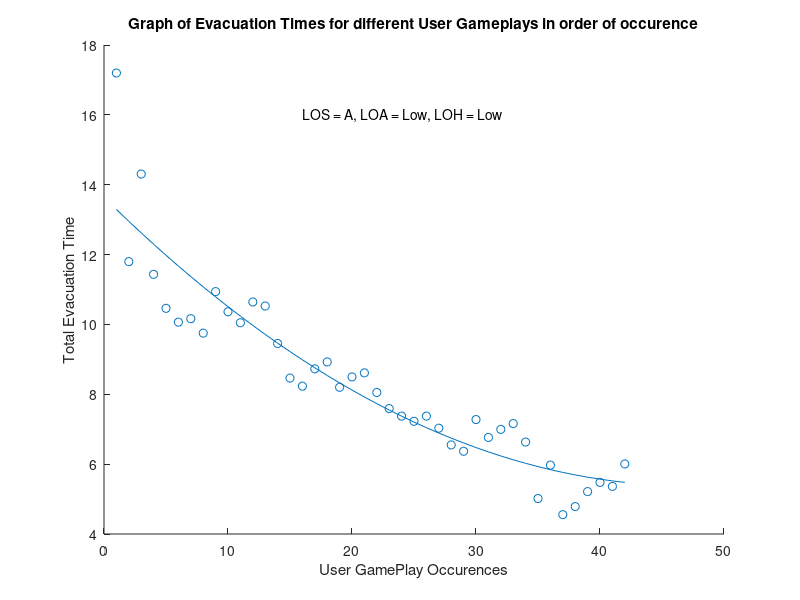

Write MATLAB code to recreate this figure.
x=linspace(1,42,42);
y=[17.199,11.7975,14.3055,11.4345,10.461,10.065,10.164,9.7515,10.9395,10.362,10.0485,10.6425,10.527,9.4545,8.4645,8.2335,8.7285,8.9265,8.2005,8.4975,8.613,8.052,7.59,7.3755,7.227,7.3755,7.029,6.5505,6.369,7.2765,6.765,6.996,7.161,6.633,5.016,5.973,4.554,4.785,5.214,5.478,5.3625,6.006];
figure
scatter(x,y);
hold on 
p = polyfit(x,y,2);
y1 = polyval(p,x);
plot(x,y1);
xlabel('User GamePlay Occurences');
ylabel('Total Evacuation Time');
title('Graph of Evacuation Times for different User Gameplays in order of occurence');
text(16,16,'LOS = A, LOA = Low, LOH = Low');
